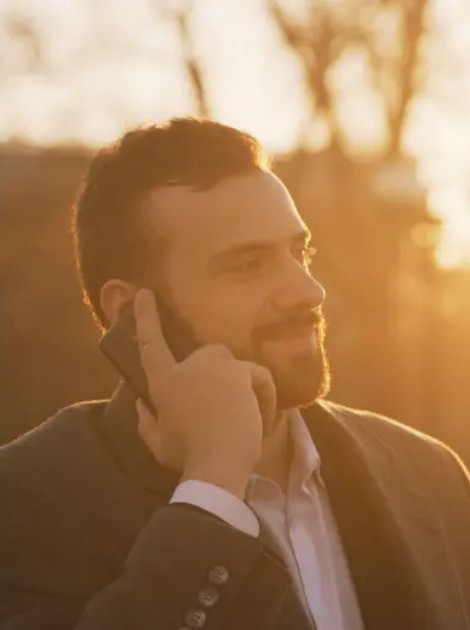
#> input picture jaxtech-social/assets/photo-man-call.jpg, 470 x 630 px
$ python -i make_countdown.py   (imports and definitions only)
#> lines starting #> are read from the running program, lines starting #| are printed output that depends on the picture; after the words box and inside, x2 and y2 are one past the last pixel; in counts of white or black regions, pixels touching at a corner belong together
import math, subprocess, sys
from PIL import Image, ImageDraw, ImageFont, ImageFilter

W, H, FPS, DUR = 1080, 1920, 30, 10.0
N = int(FPS * DUR)
BOLD = "/usr/share/fonts/truetype/google-fonts/Poppins-Bold.ttf"
INTER = "/usr/share/fonts/opentype/inter/InterDisplay-Bold.otf"

def lerp(a, b, t): return a + (b - a) * t
def ease(t): t = max(0, min(1, t)); return 1 - (1 - t) ** 3
def mix(c1, c2, t): return tuple(int(lerp(a, b, t)) for a, b in zip(c1, c2))

def background():
    img = Image.new("RGB", (W, H))
#> img: PIL image 1080x1920 RGB; every value is 0
    d = ImageDraw.Draw(img)
    top, mid, low = (18, 8, 48), (196, 40, 120), (255, 150, 60)
    horizon = 1180
    for y in range(H):
        if y < horizon:
            t = y / horizon
            c = mix(top, mid, t / 0.7) if t < 0.7 else mix(mid, low, (t - 0.7) / 0.3)
        else:
            t = (y - horizon) / (H - horizon)
            c = mix((40, 12, 70), (8, 4, 20), t)
        d.line([(0, y), (W, y)], fill=c)
    # sun with retro stripes
    sun = Image.new("RGBA", (W, H), (0, 0, 0, 0))
#> sun: PIL image 1080x1920 RGBA; every value is 0
    sd = ImageDraw.Draw(sun)
    cx, cy, r = W // 2, 1040, 330
    for y in range(cy - r, horizon):
        dy = y - cy
        if abs(dy) > r: continue
        half = int(math.sqrt(r * r - dy * dy))
        t = (y - (cy - r)) / (2 * r)
        col = mix((255, 230, 120), (255, 60, 140), t)
        gap = y > cy - 40 and ((y - cy) // 14) % 3 == 0
        if not gap:
            sd.line([(cx - half, y), (cx + half, y)], fill=col + (255,))
    glow = sun.filter(ImageFilter.GaussianBlur(60))
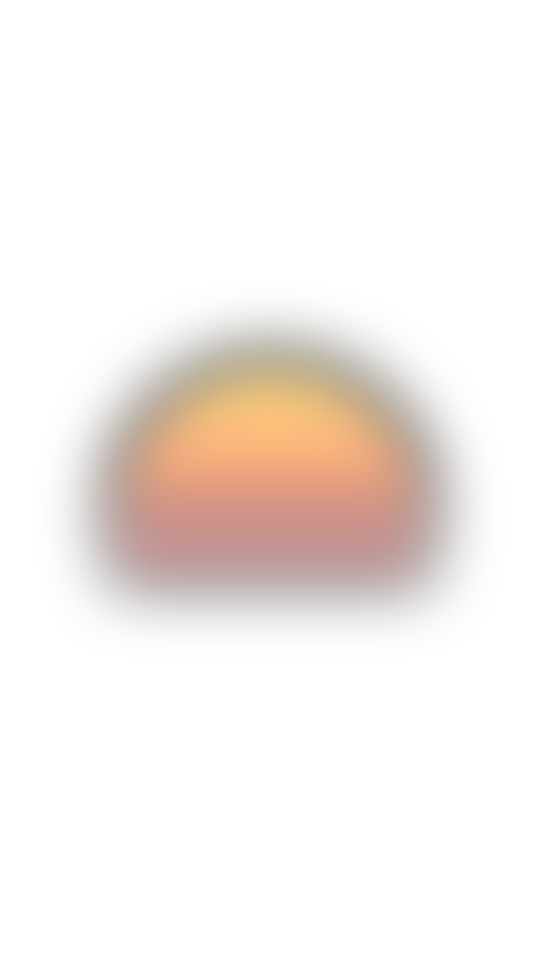
#> glow: PIL image 1080x1920 RGBA (shown at 1/2 size); mean R, G, B, A 26.7, 17.6, 13.3, 26.7; transparent parts drawn white
    img.paste(glow, (0, 0), glow)
    img.paste(sun, (0, 0), sun)
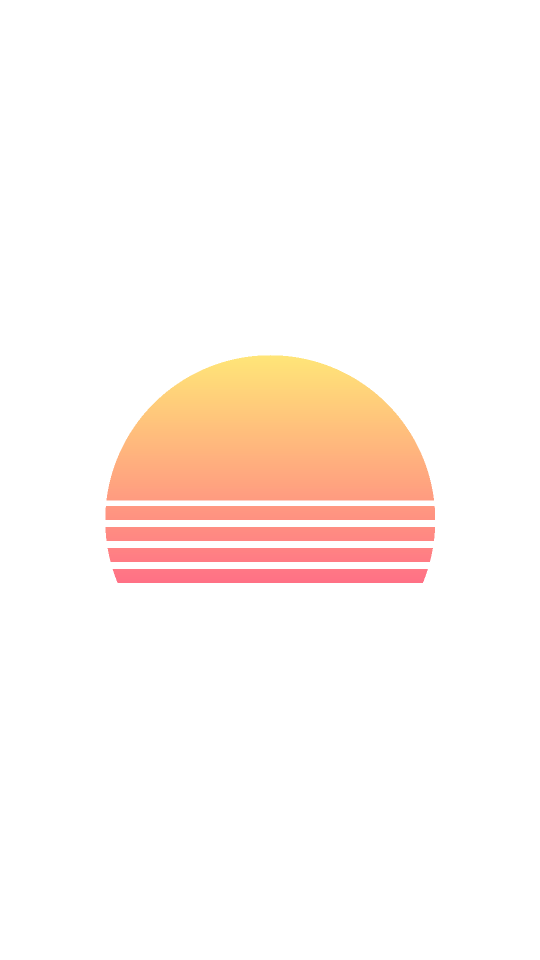
#> sun: PIL image 1080x1920 RGBA (shown at 1/2 size); mean R, G, B, A 26.7, 17.6, 13.3, 26.7; transparent parts drawn white
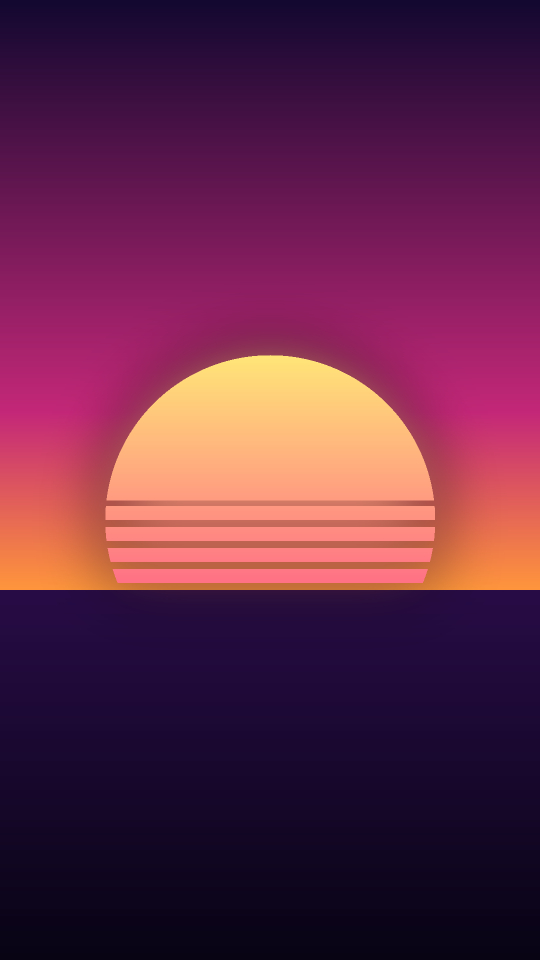
#> img: PIL image 1080x1920 RGB (shown at 1/2 size); mean R, G, B 97.7, 39.2, 71.6
    # perspective grid on the "sea"
    d = ImageDraw.Draw(img)
    for i in range(-14, 15):
        d.line([(W // 2 + i * 40, horizon), (W // 2 + i * 260, H)], fill=(255, 70, 170), width=2)
    y, step = horizon, 8
    while y < H:
        d.line([(0, y), (W, y)], fill=(255, 70, 170), width=2)
        step *= 1.25; y += int(step)
#> after the loop, step = 181.9; y = 2043
    # palm silhouettes
    def palm(x0, base, height, lean, scale):
#> called with x0 = 120, base = 1960, height = 1300, lean = 140, scale = 1.1
        pts = []
        for i in range(31):
            t = i / 30
            pts.append((x0 + lean * t * t, base - height * t))
        for i in range(len(pts) - 1):
            w = int(lerp(34, 16, i / 30) * scale)
            d.line([pts[i], pts[i + 1]], fill=(14, 4, 26), width=w)
        tx, ty = pts[-1]
        for a in range(0, 360, 40):
            ang = math.radians(a + 10)
            L = 230 * scale
            ex, ey = tx + math.cos(ang) * L, ty + math.sin(ang) * L * 0.55 + 60 * scale
            mx, my = tx + math.cos(ang) * L * 0.5, ty + math.sin(ang) * L * 0.3 - 30 * scale
            perp = (-math.sin(ang) * 22 * scale, math.cos(ang) * 22 * scale)
            d.polygon([(tx, ty), (mx + perp[0], my + perp[1]), (ex, ey), (mx - perp[0], my - perp[1])], fill=(14, 4, 26))
    palm(120, H + 40, 1300, 140, 1.1)
    palm(990, H + 40, 1100, -160, 0.95)
    palm(860, H + 40, 760, -60, 0.7)
    # vignette
    v = Image.new("L", (W, H), 0)
#> v: PIL image 1080x1920 L; every value is 0
    ImageDraw.Draw(v).ellipse([-300, -200, W + 300, H + 200], fill=255)
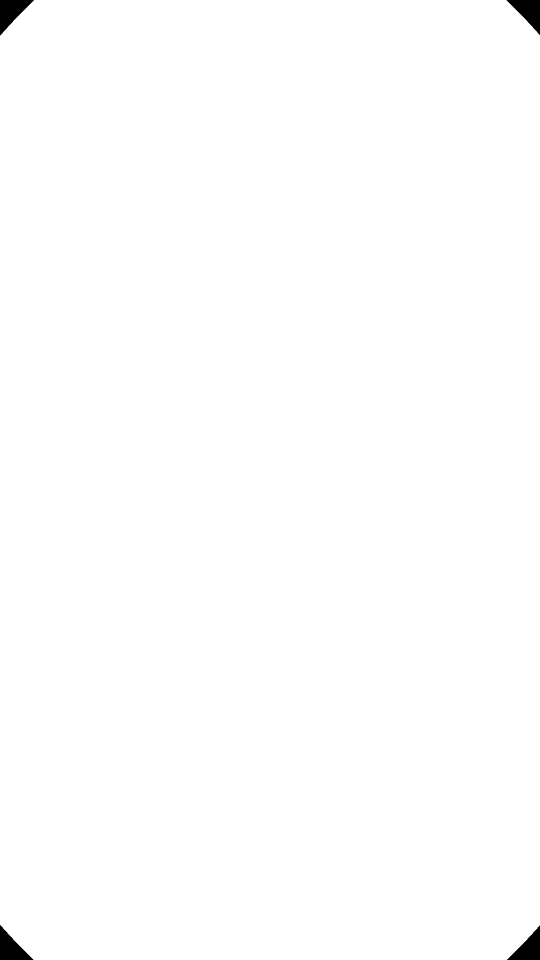
#> v: PIL image 1080x1920 L (shown at 1/2 size); 99.6% white; 4 black regions, box (x1, y1, x2, y2) and area: (0, 0, 68, 71) 2393, (0, 1850, 67, 1920) 2325, (1013, 0, 1080, 70) 2322, (1014, 1851, 1080, 1920) 2255
    v = v.filter(ImageFilter.GaussianBlur(200))
    dark = Image.new("RGB", (W, H), (0, 0, 0))
    return Image.composite(img, dark, v)
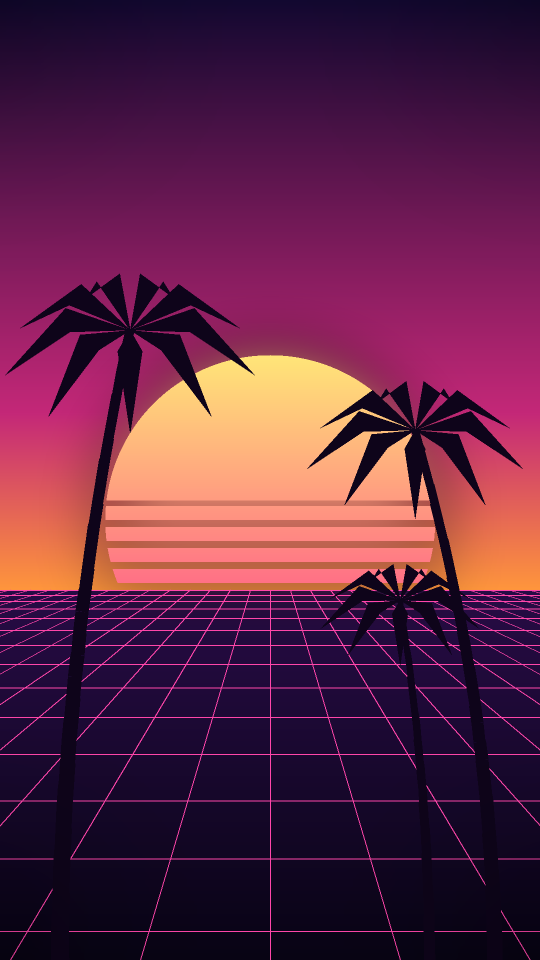
#> returned value: PIL image 1080x1920 RGB (shown at 1/2 size); mean R, G, B 93.1, 36.7, 68.9

BG = background()

def text_layer(lines, alpha, scale=1.0, y_shift=0):
    """lines: list of (text, font_path, size, color, y)"""
    layer = Image.new("RGBA", (W, H), (0, 0, 0, 0))
    glow = Image.new("RGBA", (W, H), (0, 0, 0, 0))
    ld, gd = ImageDraw.Draw(layer), ImageDraw.Draw(glow)
    for text, fp, size, color, y, has_glow in lines:
        f = ImageFont.truetype(fp, int(size * scale))
        bw = ld.textlength(text, font=f)
        x = (W - bw) / 2
        yy = y + y_shift
        ld.text((x + 6, yy + 8), text, font=f, fill=(0, 0, 0, 150))
        ld.text((x, yy), text, font=f, fill=color + (255,))
        if has_glow:
            gd.text((x, yy), text, font=f, fill=color + (255,))
    glow = glow.filter(ImageFilter.GaussianBlur(28))
    out = Image.alpha_composite(glow, layer)
    if alpha < 1:
        a = out.split()[3].point(lambda p: int(p * alpha))
        out.putalpha(a)
    return out

PINK, CYAN, WHITE, GOLD = (255, 60, 170), (60, 240, 255), (255, 255, 255), (255, 214, 90)

def frame(i):
    t = i / FPS
    img = BG.copy().convert("RGBA")
    # slow push-in on background
    z = 1 + 0.06 * (t / DUR)
    bw, bh = int(W * z), int(H * z)
    img = img.resize((bw, bh), Image.BICUBIC).crop(((bw - W) // 2, (bh - H) // 2, (bw - W) // 2 + W, (bh - H) // 2 + H))
    S1, S2, S3 = SCENES
    if t < 3.4:
        k = ease(t / 0.5); out = 1 - ease((t - 3.0) / 0.4)
        pulse = 1 + 0.04 * math.sin(t * 6)
        img = Image.alpha_composite(img, text_layer(S1, min(k, out), scale=lerp(1.25, 1, k) * pulse))
    elif t < 6.8:
        lt = t - 3.4; k = ease(lt / 0.5); out = 1 - ease((lt - 3.0) / 0.4)
        img = Image.alpha_composite(img, text_layer(S2, min(k, out), y_shift=int(lerp(80, 0, k))))
    else:
        lt = t - 6.8; k = ease(lt / 0.5)
        img = Image.alpha_composite(img, text_layer(S3, k, y_shift=int(lerp(80, 0, k))))
        k2 = ease((lt - 1.2) / 0.5)
        if k2 > 0:
            img = Image.alpha_composite(img, text_layer([("FOLLOW FOR LAUNCH-WEEK DROPS", INTER, 50, GOLD, 1680, True)], k2))
    # fade from/to black
    fade = min(ease(t / 0.3), 1 - ease((t - (DUR - 0.4)) / 0.4)) if t > DUR - 0.4 else ease(t / 0.3)
    if fade < 1:
        img = Image.blend(Image.new("RGBA", (W, H), (0, 0, 0, 255)), img, fade)
    return img.convert("RGB")

import json
# [16 lines not run here, left out]

>>> import cv2
>>> picture = cv2.imread('../jaxtech-social/assets/photo-man-call.jpg', cv2.IMREAD_GRAYSCALE)
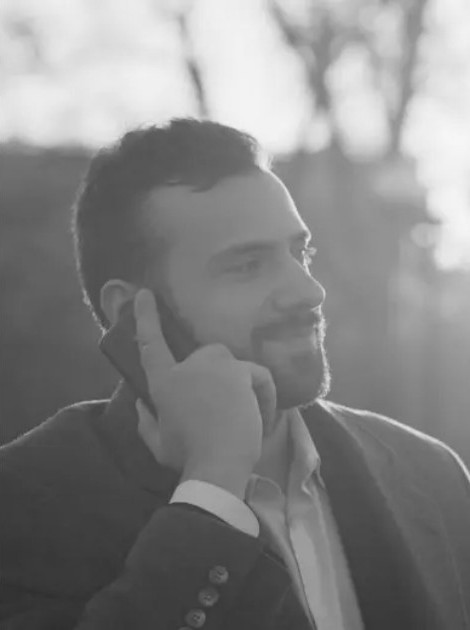
#> picture: shape (630, 470); min 47, max 247, mean 132.6
>>> result = frame(picture)
#> in frame, `t = i / FPS`:
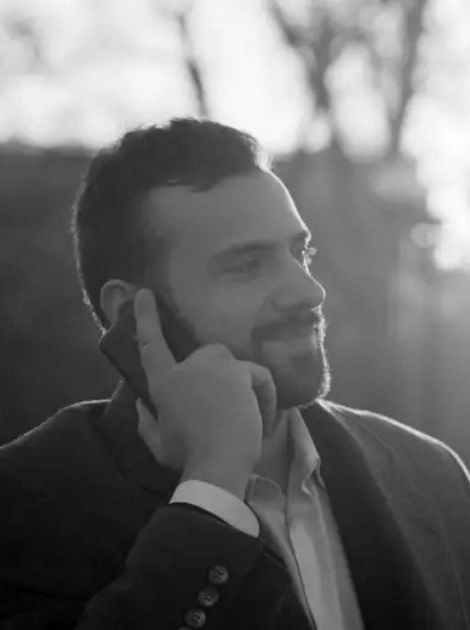
#> t: shape (630, 470) float64; min 1.57, max 8.23, mean 4.42; drawn with min black and max white
#> (the run stopped early here; a loop or call above may not have finished)

$ run again, on jaxtech-social/assets/desk-call.jpg
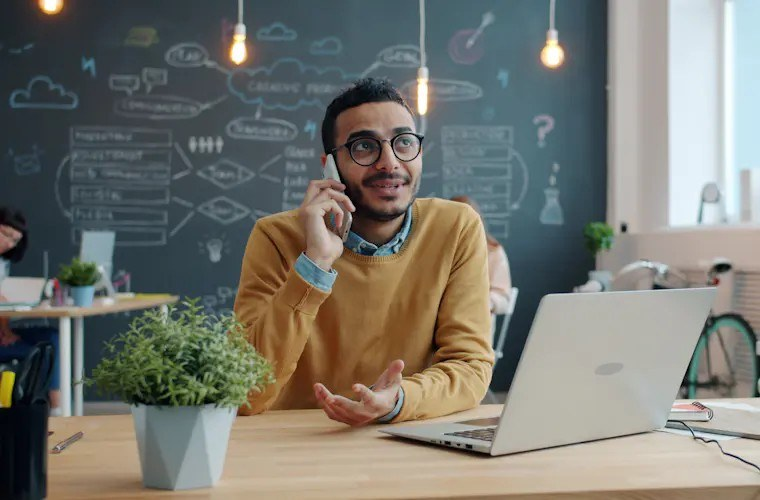
#> input picture jaxtech-social/assets/desk-call.jpg, 760 x 500 px
#> after the loop in background, `while y < H:`: step = 181.9; y = 2043
#> `picture = cv2.imread('../jaxtech-social/assets/photo-man-call.jpg', cv..`:
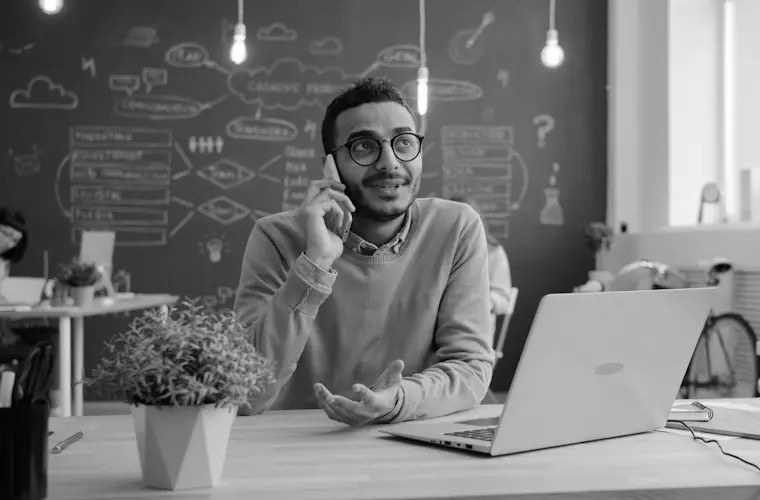
#> picture: shape (500, 760); min 0, max 255, mean 119.1

$ run again, on jaxtech-social/assets/it-team.jpg
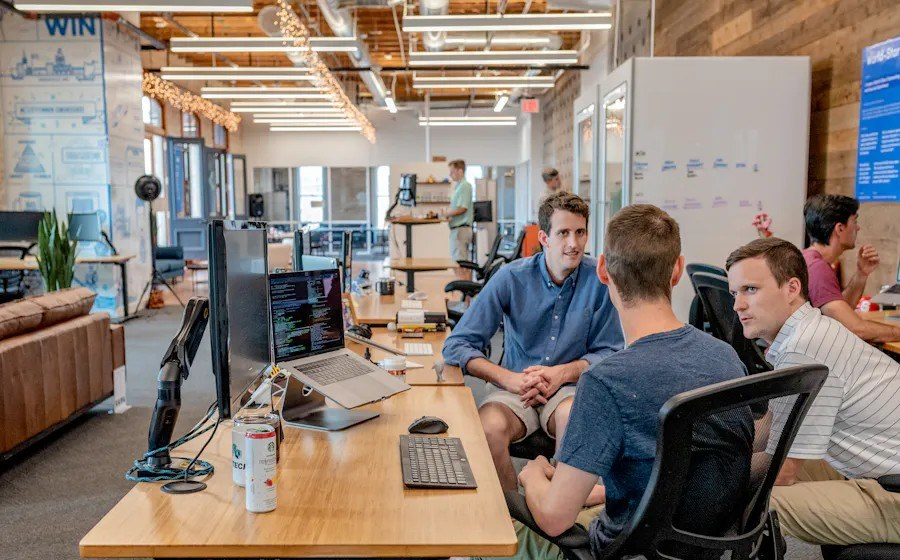
#> input picture jaxtech-social/assets/it-team.jpg, 900 x 560 px
#> after the loop in background, `while y < H:`: step = 181.9; y = 2043
#> `picture = cv2.imread('../jaxtech-social/assets/photo-man-call.jpg', cv..`:
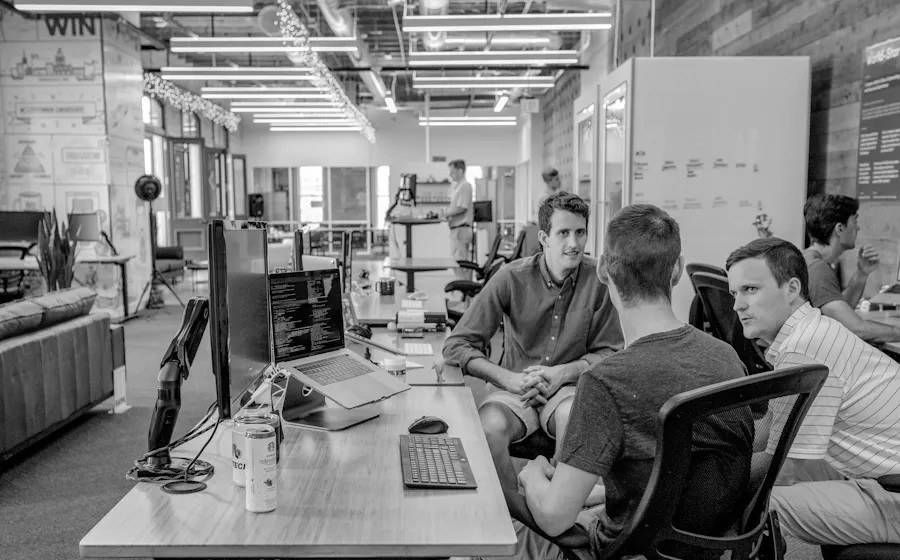
#> picture: shape (560, 900); min 0, max 255, mean 127.7

$ run again, on jaxtech-social/assets/woman-call-desk.jpg
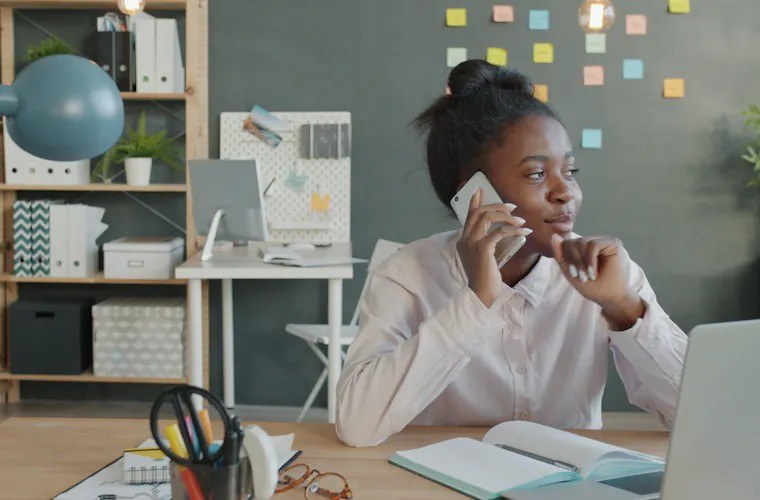
#> input picture jaxtech-social/assets/woman-call-desk.jpg, 760 x 500 px
#> after the loop in background, `while y < H:`: step = 181.9; y = 2043
#> `picture = cv2.imread('../jaxtech-social/assets/photo-man-call.jpg', cv..`:
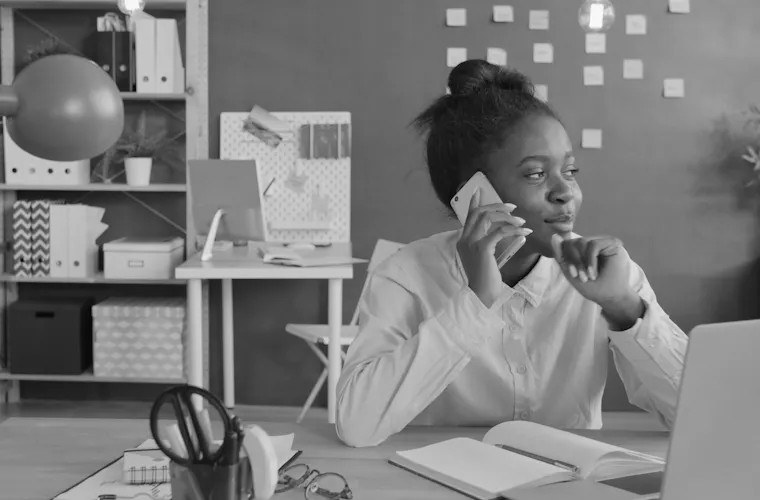
#> picture: shape (500, 760); min 0, max 254, mean 123.9
